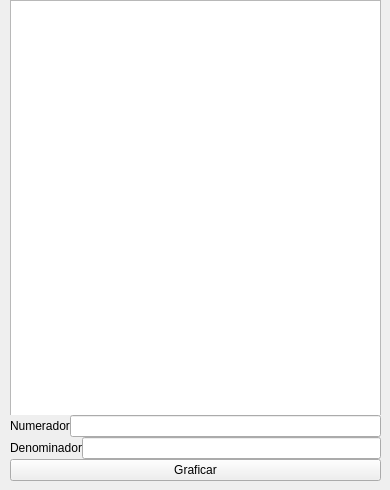
    <widget class="QWidget" name="pageFrac">
     <widget class="QWidget" name="verticalLayoutWidget_4">
      <property name="geometry">
       <rect>
        <x>10</x>
        <y>0</y>
        <width>371</width>
        <height>481</height>
       </rect>
      </property>
      <layout class="QVBoxLayout" name="verticalLayout_4">
       <property name="spacing">
        <number>0</number>
       </property>
       <item>
        <widget class="QFrame" name="frame">
         <property name="sizePolicy">
          <sizepolicy hsizetype="Preferred" vsizetype="Expanding">
           <horstretch>0</horstretch>
           <verstretch>0</verstretch>
          </sizepolicy>
         </property>
         <property name="frameShape">
          <enum>QFrame::Shape::StyledPanel</enum>
         </property>
         <property name="frameShadow">
          <enum>QFrame::Shadow::Raised</enum>
         </property>
         <widget class="QChartView" name="graphicsView">
          <property name="geometry">
           <rect>
            <x>0</x>
            <y>0</y>
            <width>371</width>
            <height>421</height>
           </rect>
          </property>
         </widget>
        </widget>
       </item>
       <item>
        <layout class="QHBoxLayout" name="horizontalLayout">
         <item>
          <widget class="QLabel" name="label_5">
           <property name="text">
            <string>Numerador</string>
           </property>
          </widget>
         </item>
         <item>
          <widget class="QLineEdit" name="lineEditNum"/>
         </item>
        </layout>
       </item>
       <item>
        <layout class="QHBoxLayout" name="horizontalLayout_3">
         <item>
          <widget class="QLabel" name="label_6">
           <property name="text">
            <string>Denominador</string>
           </property>
          </widget>
         </item>
         <item>
          <widget class="QLineEdit" name="lineEditDen"/>
         </item>
        </layout>
       </item>
       <item>
        <widget class="QPushButton" name="btnGraficarF">
         <property name="text">
          <string>Graficar</string>
         </property>
        </widget>
       </item>
      </layout>
     </widget>
    </widget>
